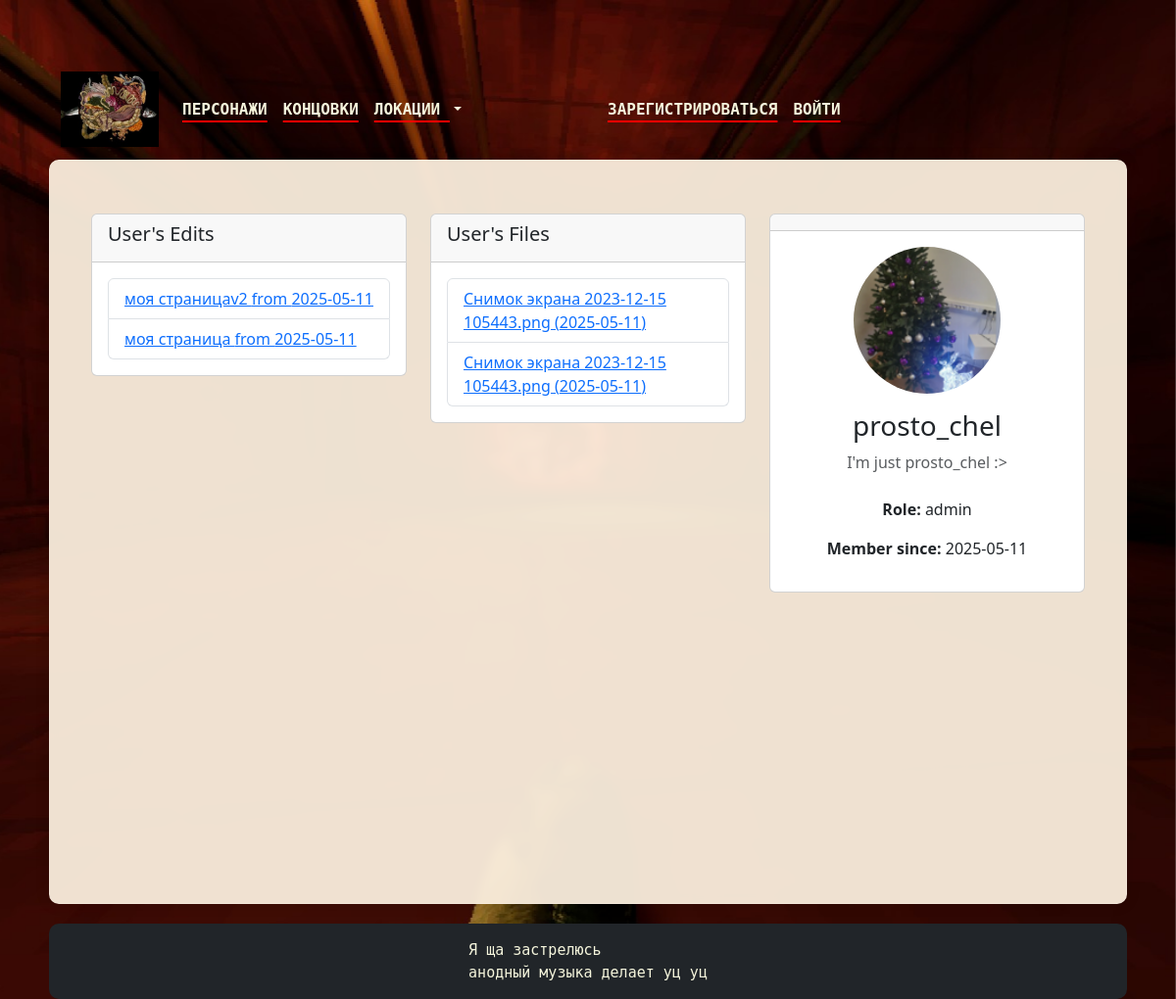
Page /users/1 on the committed database.
### data/history_pages.py (models this page shows, shortened)
class HistoryPage(SqlAlchemyBase, UserMixin, SerializerMixin):
    __tablename__ = "history_pages"
    id = sqlalchemy.Column(sqlalchemy.Integer, primary_key=True, autoincrement=True)
    title = sqlalchemy.Column(sqlalchemy.String(120))
    content = sqlalchemy.Column(sqlalchemy.Text, nullable=True)
    modified_date = sqlalchemy.Column(sqlalchemy.DateTime, default=datetime.datetime.now)
    is_rollback = sqlalchemy.Column(sqlalchemy.Boolean, default=False)
    categories = orm.relationship("Category",
                                  secondary="history_association", back_populates="history_pages")
    user_id = sqlalchemy.Column(sqlalchemy.Integer, sqlalchemy.ForeignKey("users.id"))
    page_id = sqlalchemy.Column(sqlalchemy.Integer, sqlalchemy.ForeignKey("pages.id"))
    page = orm.relationship('Page', back_populates='history_versions')
    user = orm.relationship('User', back_populates='edits')

### data/uploads_model.py (models this page shows, shortened)
class Uploads(SqlAlchemyBase, UserMixin, SerializerMixin):
    __tablename__ = "uploads"
    id = sqlalchemy.Column(sqlalchemy.Integer, primary_key=True, autoincrement=True)
    filename = sqlalchemy.Column(sqlalchemy.String)
    date = sqlalchemy.Column(sqlalchemy.DateTime)
    user_id = sqlalchemy.Column(sqlalchemy.Integer, sqlalchemy.ForeignKey("users.id"))
    user = orm.relationship('User', back_populates='files')

### data/users.py (models this page shows, shortened)
class User(SqlAlchemyBase, UserMixin, SerializerMixin):
    __tablename__ = "users"
    id = sqlalchemy.Column(sqlalchemy.Integer, primary_key=True, autoincrement=True)
    username = sqlalchemy.Column(sqlalchemy.String(60), unique=True)
    email = sqlalchemy.Column(sqlalchemy.String(120),  unique=True, nullable=True)
    image_file = sqlalchemy.Column(sqlalchemy.String(120))
    about = sqlalchemy.Column(sqlalchemy.String(300), nullable=True)
    hashed_password = sqlalchemy.Column(sqlalchemy.String)
    role = sqlalchemy.Column(sqlalchemy.String, default='user')
    created_date = sqlalchemy.Column(sqlalchemy.DateTime, default=datetime.datetime.now)
    edits = orm.relationship("HistoryPage", back_populates='user')
    files = orm.relationship("Uploads", back_populates='user')

### main.py (the view)
@users.route('/users/<id_slug(attr="username"):id>')
def show_user(id):
    db_sess = db_session.create_session()
    user = db_sess.query(User).filter(User.id == id).first()
    if not user:
        abort(404)
    return render_template('user_profile.html', user=user)

### data/db_session.py (called while the page is built)
def create_session() -> Session:
    global __factory
    return __factory()

### data/slug_conventer.py (called while the page is built)
    def to_python(self, value):
        id, slug = (value.split('/') + [None])[:2]
        return int(id)

    def to_url(self, value):
        raw = str(value) if self.attr is None else getattr(value, self.attr, '')
        slug = slugify(raw)[:self.length].rstrip('-')
        return '{}/{}'.format(value.id, slug).rstrip('/')

### templates/user_profile.html (shortened to what this page needs)
{% extends "base.html" %}
{% block content %}
<div class="container mt-4">
    <div class="row">
        <div class="col-md-8">
            <div class="row">
                <div class="col-md-6">
                    <div class="card mb-4">
                        <div class="card-header">
                            <h5>User's Edits</h5>
                        </div>
                        <div class="card-body">
                            {% if user.edits %}
                                <ul class="list-group">
                                    {% for edit in user.edits|sort(attribute='modified_date', reverse=True) %}
                                        {% if not edit.is_rollback %}
                                        <li class="list-group-item">
                                            <a href="{{ url_for('pages.show_old_page', old_id=edit) }}">
                                                {{ edit.title }} from {{ edit.modified_date.strftime('%Y-%m-%d') }}
                                            </a>
                                        </li>
                                        {% endif %}
                                    {% endfor %}
                                </ul>
                            {% else %}
                                <p class="text-muted">No edits yet.</p>
                            {% endif %}
                        </div>
                    </div>
                </div>
                <div class="col-md-6">
                    <div class="card mb-4">
                        <div class="card-header">
                            <h5>User's Files</h5>
                        </div>
                        <div class="card-body">
                            {% if user.files %}
                                <ul class="list-group">
                                    {% for file in user.files|sort(attribute='date', reverse=True) %}
                                        <li class="list-group-item">
                                        <a href="{{ url_for('main.uploaded_files', filename=file.filename) }}">
                                            {{ file.filename }} ({{ file.date.strftime('%Y-%m-%d') }})
                                        </a>
                                        </li>
                                    {% endfor %}
                                </ul>
                            {% else %}
                                <p class="text-muted">No files uploaded yet.</p>
                            {% endif %}
                        </div>
                    </div>
                </div>
            </div>
        </div>
        <div class="col-md-4">
            <div class="card">
                <div class="card-header d-flex justify-content-end">
                </div>
                <div class="card-body text-center">
                    {% if user.image_file %}
                    <img class="rounded-circle account-img mb-3" src="{{ url_for('static', filename='image/user_profiles/' + user.username + '/' + user.image_file) }}"
                         alt="Profile picture" style="width: 150px; height: 150px; object-fit: cover;">
                    {% else %}
                    <img class="rounded-circle account-img mb-3" src="{{ url_for('static', filename='image/user_profiles/default_pic.jpg') }}"
                         alt="Profile picture" style="width: 150px; height: 150px; object-fit: cover;">
                    {% endif %}
                    <h3 class="account-heading">{{ user.username }}</h3>
                    <p class="text-muted">{{ user.about or "No information provided" }}</p>
                    <div class="text-left mt-4">
                        <p><strong>Role:</strong> {{ user.role }}</p>
                        <p><strong>Member since:</strong> {{ user.created_date.strftime('%Y-%m-%d') }}</p>
                    </div>
                </div>
            </div>
        </div>
    </div>
</div>
{% endblock content %}

### static/css/style.css (style rules this page uses)
* { margin: 0; padding: 0; }
html, body { height: 100%; }

### rows in the picture
HistoryPage: title "моя страницаv2", modified_date "2025-05-11"
HistoryPage: title "моя страница", modified_date "2025-05-11"
Uploads: filename "Снимок экрана 2023-12-15 105443.png", date "2025-05-11"
Uploads: filename "Снимок экрана 2023-12-15 105443.png", date "2025-05-11"
User: username+image_file (picture), username "prosto_chel", about "I'm just prosto_chel :>", role "admin", created_date "2025-05-11"
